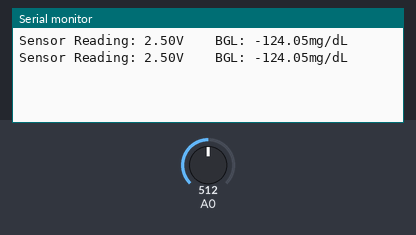
Simulated run of this sketch. Board: Arduino Uno, built with avr-gcc and run on an emulated ATmega328P. On the bench: the last lines printed to the serial monitor. The inputs (shaded band) are chosen by the test bench; at power-on: A0 = 512.

Above: at 2.8 s.
2.9 s: A0 set to 716
At 5.2 s:
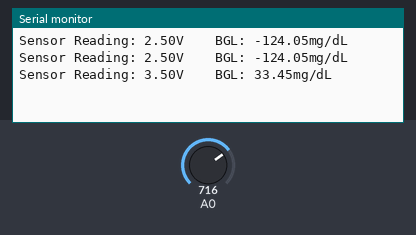
5.6 s: A0 set to 900
At 6.8 s:
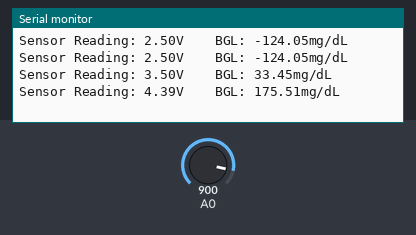
Timing chart, 0 to 8.6 s (numbered marks = the images above; inputs shaded):
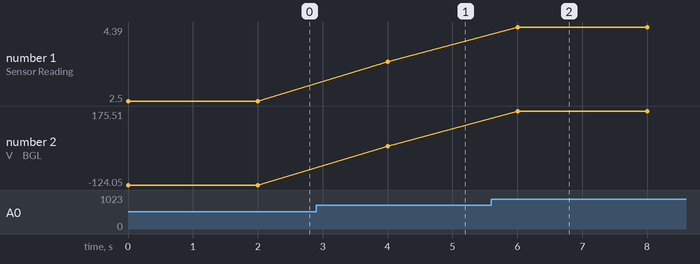

Measured:
- after the input at 2.9 s, the serial monitor: prints a new line after 1.1 s (image 1)
- after the input at 5.6 s, the serial monitor: prints a new line after 0.40 s (image 2)
- plotted number 1: 2.5 → 3.5 after the input at 2.9 s, 3.5 → 4.39 after the input at 5.6 s
- plotted number 2: -124.05 → 33.45 after the input at 2.9 s, 33.45 → 175.51 after the input at 5.6 s

The sketch:

medxpert.ino
```cpp
////////////////////////
unsigned long startTime; // Variable to store the start time
// the setup routine runs once when you press reset:
void setup() {
    // initialize serial communication at 9600 bits per second:
  Serial.begin(9600);
  startTime = millis(); // Record the start time
}

// the loop routine runs over and over again forever:
void loop() {
  if (millis() - startTime < 60000) { // Check if 15 seconds have not passed
     // read the input on analog pin 0:
  int sensorValue = analogRead(A0);
  // print out the value you read:
  float Volt = sensorValue*5.0/1024.0;
  Serial.print("Sensor Reading: ");
  Serial.print(Volt);
  Serial.print("V");
  float BGL = (158.12 * Volt) - 519.35;
  Serial.print("\t\tBGL: ");
  Serial.print(BGL);
  Serial.print("mg/dL");
  Serial.println();
  delay(2000);        // delay in between reads for stability
  }
  else {
    Serial.println("Time limit reached!");
    delay(1000); // Delay for 1 second to allow the last message to be displayed
    while (true) {} // Enter an infinite loop to stop further execution
  }
}
```
